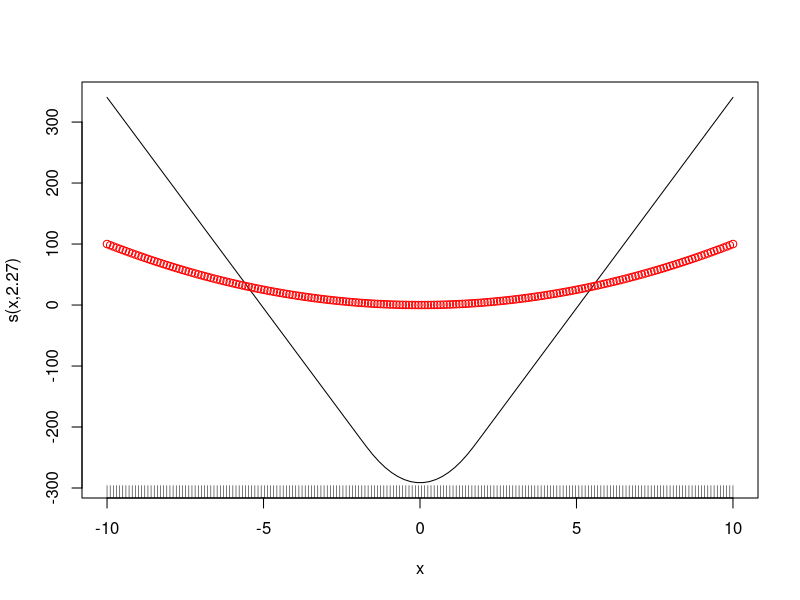
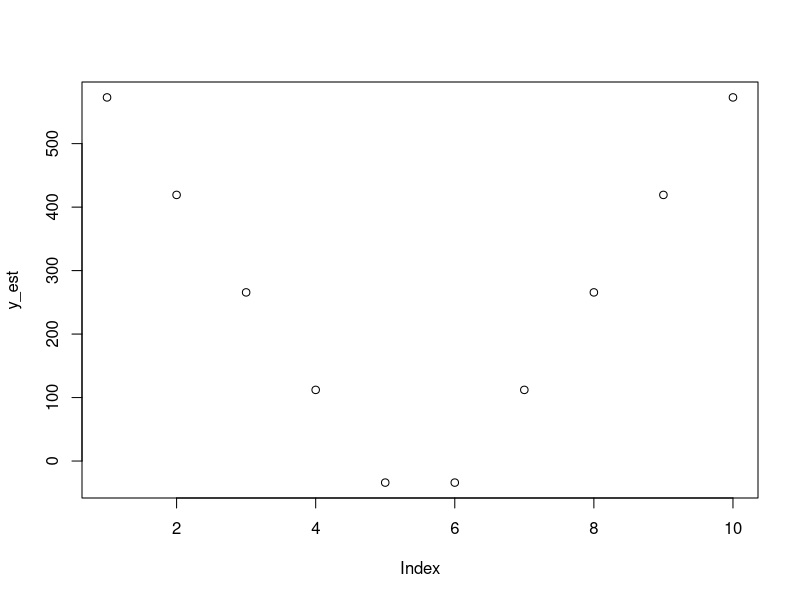

The R script that drew these images, in order:
## This files contains the R code to generate some test for the GAM function ##
## Documentation for MGCV is available at: http://cran.r-project.org/web/packages/mgcv/mgcv.pdf

library('mgcv')

n = 200
x = seq(from = -10, to = 10, length.out = n)
poly = x*x

y = 1/(1+ exp(-poly)) #+ rnorm(n = n, mean = 0, sd = 0.01)
y01 = y
mu = mean(y)
y01[y>mu] = 1
y01[y<=mu] = 0
y01 = as.factor(y01)
table(y01)
df = data.frame(x,y01)

gam1 = gam(y01~s(x, k = 100, bs="ps", fx = F) , family = binomial(), data = df, scale=0)
plot(gam1, se=F)
points(x, poly, col='red')
gam1$coefficients


df_new = data.frame(x = seq(-10, 10, length.out = 10))
y_est = predict(gam1, newdata = df_new )
plot(y_est)
